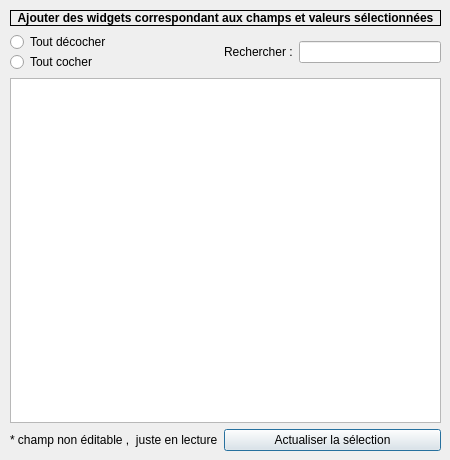
<?xml version="1.0" encoding="UTF-8"?>
<ui version="4.0">
 <class>Dialog</class>
 <widget class="QDialog" name="Dialog">
  <property name="geometry">
   <rect>
    <x>0</x>
    <y>0</y>
    <width>450</width>
    <height>460</height>
   </rect>
  </property>
  <property name="minimumSize">
   <size>
    <width>450</width>
    <height>460</height>
   </size>
  </property>
  <property name="maximumSize">
   <size>
    <width>450</width>
    <height>460</height>
   </size>
  </property>
  <property name="windowTitle">
   <string>Dialog</string>
  </property>
  <widget class="QWidget" name="layoutWidget">
   <property name="geometry">
    <rect>
     <x>10</x>
     <y>10</y>
     <width>431</width>
     <height>441</height>
    </rect>
   </property>
   <layout class="QGridLayout" name="gridLayout">
    <item row="0" column="0" colspan="2">
     <widget class="QLabel" name="label">
      <property name="font">
       <font>
        <weight>75</weight>
        <bold>true</bold>
       </font>
      </property>
      <property name="frameShape">
       <enum>QFrame::Box</enum>
      </property>
      <property name="text">
       <string>Ajouter des widgets correspondant aux champs et valeurs sélectionnées</string>
      </property>
      <property name="alignment">
       <set>Qt::AlignCenter</set>
      </property>
     </widget>
    </item>
    <item row="3" column="0">
     <widget class="QLabel" name="label_noeditable">
      <property name="text">
       <string>* champ non éditable ,  juste en lecture</string>
      </property>
     </widget>
    </item>
    <item row="3" column="1">
     <widget class="QPushButton" name="pushButtonOk">
      <property name="text">
       <string>Actualiser la sélection</string>
      </property>
     </widget>
    </item>
    <item row="1" column="1">
     <layout class="QHBoxLayout" name="horizontalLayout">
      <item>
       <widget class="QLabel" name="label_2">
        <property name="text">
         <string>Rechercher :</string>
        </property>
       </widget>
      </item>
      <item>
       <widget class="QLineEdit" name="lineEdit_recherche"/>
      </item>
     </layout>
    </item>
    <item row="1" column="0">
     <layout class="QVBoxLayout" name="verticalLayout">
      <property name="spacing">
       <number>0</number>
      </property>
      <item>
       <widget class="QRadioButton" name="radioButton_alldecoche">
        <property name="text">
         <string>Tout décocher</string>
        </property>
       </widget>
      </item>
      <item>
       <widget class="QRadioButton" name="radioButton_allcoche">
        <property name="text">
         <string>Tout cocher</string>
        </property>
       </widget>
      </item>
     </layout>
    </item>
    <item row="2" column="0" colspan="2">
     <widget class="QTreeView" name="treeView"/>
    </item>
   </layout>
  </widget>
 </widget>
 <resources/>
 <connections/>
</ui>
